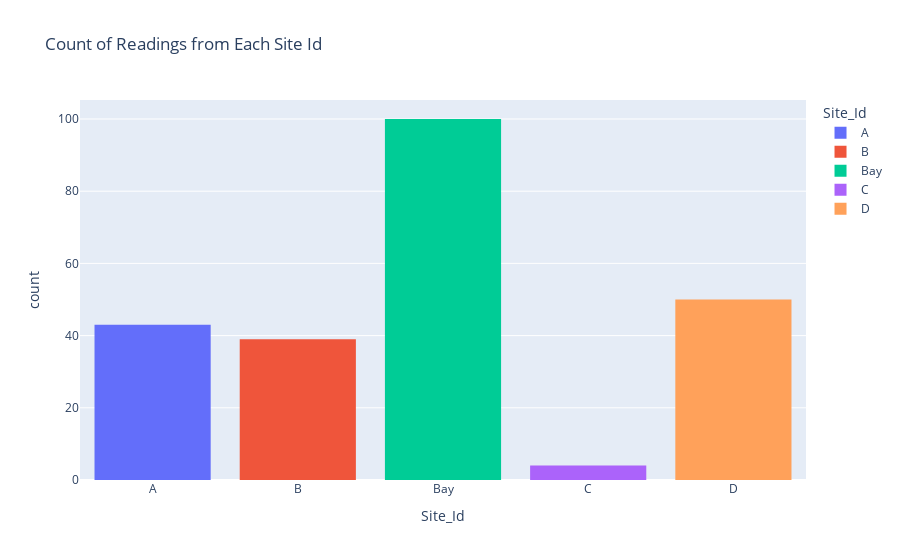
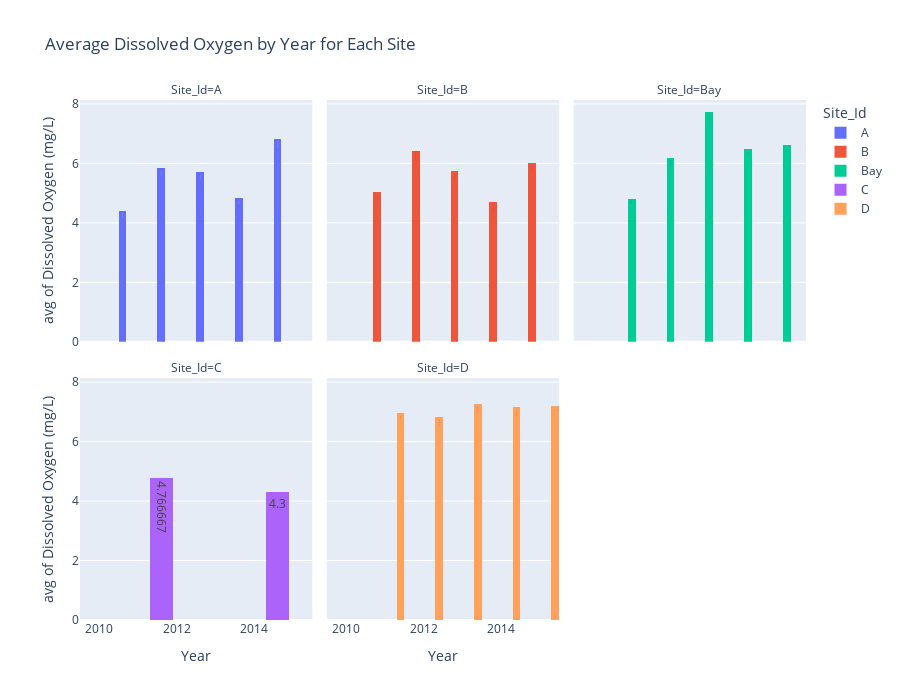

Notebook cell for these charts, in order:
### Markdown cell above
# Description of how else to enhance the graph

Interactive Elements: Integrate zooming, panning, and tooltips for exploration.

Additional Data Layers: Explore adding layers like generations or legendary/non-legendary categorization.

### Code cell
# Group-2
import matplotlib.pyplot as plt
import plotly.express as px
import numpy as np

# Load Water Quality dataset
Water_Quality = pd.read_csv("C:\\Users\\srika\\Interactive_data\\wq.csv")

# Histograms
fig_hist_site = px.histogram(Water_Quality, x="Site_Id", histfunc='count', color='Site_Id',
                             title='Count of Readings from Each Site Id')
fig_avg_do_by_site_year = px.histogram(Water_Quality, x='Year', y='Dissolved Oxygen (mg/L)', color="Site_Id",
                                       barmode='group', histfunc='avg',
                                       facet_col='Site_Id', facet_col_wrap=3, text_auto=True,
                                       height=700, title='Average Dissolved Oxygen by Year for Each Site')


# violin plot of water depth by site ID

# Extract unique Site IDs and corresponding data
Site_Id= Water_Quality['Site_Id'].unique()
fig_violin_depth_site = [Water_Quality[Water_Quality['Site_Id'] == site]['Water Depth (m)'].values for site in Site_Id]

# Create a violin plot
plt.violinplot(fig_violin_depth_site, showmeans=False, showmedians=True)

# Set x-axis ticks and labels
plt.xticks(ticks=np.arange(1, len(Site_Id) + 1), labels=Site_Id)

# Set labels and title
plt.xlabel('Site ID')
plt.ylabel('Water Depth (m)')
plt.title('Violin Plot of Water Depth by Site ID')


fig_hist_site.show()
fig_avg_do_by_site_year.show()

### Figure 1 — Plotly figure (JSON) as saved in the notebook; plotly's stock layout.template omitted (floating-point values rounded to 4 significant figures)
{"data": [{"alignmentgroup": "True", "bingroup": "x", "histfunc": "count", "hovertemplate": "Site_Id=%{x}<br>count=%{y}<extra></extra>", "legendgroup": "A", "marker": {"color": "#636efa", "pattern": {"shape": ""}}, "name": "A", "offsetgroup": "A", "orientation": "v", "showlegend": true, "type": "histogram", "x": ["A", "A", "A", "A", "A", "A", "A", "A", "A", "A", "A", "A", "A", "A", "A", "A", "A", "A", "A", "A", "A", "A", "A", "A", "A", "A", "A", "A", "A", "A", "A", "A", "A", "A", "A", "A", "A", "A", "A", "A", "A", "A", "A"], "xaxis": "x", "yaxis": "y"}, {"alignmentgroup": "True", "bingroup": "x", "histfunc": "count", "hovertemplate": "Site_Id=%{x}<br>count=%{y}<extra></extra>", "legendgroup": "B", "marker": {"color": "#EF553B", "pattern": {"shape": ""}}, "name": "B", "offsetgroup": "B", "orientation": "v", "showlegend": true, "type": "histogram", "x": ["B", "B", "B", "B", "B", "B", "B", "B", "B", "B", "B", "B", "B", "B", "B", "B", "B", "B", "B", "B", "B", "B", "B", "B", "B", "B", "B", "B", "B", "B", "B", "B", "B", "B", "B", "B", "B", "B", "B"], "xaxis": "x", "yaxis": "y"}, {"alignmentgroup": "True", "bingroup": "x", "histfunc": "count", "hovertemplate": "Site_Id=%{x}<br>count=%{y}<extra></extra>", "legendgroup": "Bay", "marker": {"color": "#00cc96", "pattern": {"shape": ""}}, "name": "Bay", "offsetgroup": "Bay", "orientation": "v", "showlegend": true, "type": "histogram", "x": ["Bay", "Bay", "Bay", "Bay", "Bay", "Bay", "Bay", "Bay", "Bay", "Bay", "Bay", "Bay", "Bay", "Bay", "Bay", "Bay", "Bay", "Bay", "Bay", "Bay", "Bay", "Bay", "Bay", "Bay", "Bay", "Bay", "Bay", "Bay", "Bay", "Bay", "Bay", "Bay", "Bay", "Bay", "Bay", "Bay", "Bay", "Bay", "Bay", "Bay", "Bay", "Bay", "Bay", "Bay", "Bay", "Bay", "Bay", "Bay", "Bay", "Bay", "Bay", "Bay", "Bay", "Bay", "Bay", "Bay", "Bay", "Bay", "Bay", "Bay", "Bay", "Bay", "Bay", "Bay", "Bay", "Bay", "Bay", "Bay", "Bay", "Bay", "Bay", "Bay", "Bay", "Bay", "Bay", "Bay", "Bay", "Bay", "Bay", "Bay", "Bay", "Bay", "Bay", "Bay", "Bay", "Bay", "Bay", "Bay", "Bay", "Bay", "Bay", "Bay", "Bay", "Bay", "Bay", "Bay", "Bay", "Bay", "Bay", "Bay"], "xaxis": "x", "yaxis": "y"}, {"alignmentgroup": "True", "bingroup": "x", "histfunc": "count", "hovertemplate": "Site_Id=%{x}<br>count=%{y}<extra></extra>", "legendgroup": "C", "marker": {"color": "#ab63fa", "pattern": {"shape": ""}}, "name": "C", "offsetgroup": "C", "orientation": "v", "showlegend": true, "type": "histogram", "x": ["C", "C", "C", "C"], "xaxis": "x", "yaxis": "y"}, {"alignmentgroup": "True", "bingroup": "x", "histfunc": "count", "hovertemplate": "Site_Id=%{x}<br>count=%{y}<extra></extra>", "legendgroup": "D", "marker": {"color": "#FFA15A", "pattern": {"shape": ""}}, "name": "D", "offsetgroup": "D", "orientation": "v", "showlegend": true, "type": "histogram", "x": ["D", "D", "D", "D", "D", "D", "D", "D", "D", "D", "D", "D", "D", "D", "D", "D", "D", "D", "D", "D", "D", "D", "D", "D", "D", "D", "D", "D", "D", "D", "D", "D", "D", "D", "D", "D", "D", "D", "D", "D", "D", "D", "D", "D", "D", "D", "D", "D", "D", "D"], "xaxis": "x", "yaxis": "y"}], "layout": {"barmode": "relative", "legend": {"title": {"text": "Site_Id"}, "tracegroupgap": 0}, "title": {"text": "Count of Readings from Each Site Id"}, "xaxis": {"anchor": "y", "categoryarray": ["A", "B", "Bay", "C", "D"], "categoryorder": "array", "domain": [0, 1], "title": {"text": "Site_Id"}}, "yaxis": {"anchor": "x", "domain": [0, 1], "title": {"text": "count"}}}}

### Figure 2 — Plotly figure (JSON) as saved in the notebook; plotly's stock layout.template omitted (floating-point values rounded to 4 significant figures)
{"data": [{"alignmentgroup": "True", "bingroup": "x", "histfunc": "avg", "hovertemplate": "Site_Id=A<br>Year=%{x}<br>avg of Dissolved Oxygen (mg/L)=%{y}<extra></extra>", "legendgroup": "A", "marker": {"color": "#636efa", "pattern": {"shape": ""}}, "name": "A", "offsetgroup": "A", "orientation": "v", "showlegend": true, "texttemplate": "%{value}", "type": "histogram", "x": [2013, 2012, 2014, 2011, 2015, 2014, 2013, 2014, 2015, 2012, 2014, 2011, 2014, 2015, 2012, 2011, 2015, 2013, 2012, 2015, 2011, 2012, 2014, 2011, 2013, 2014, 2015, 2013, 2012, 2011, 2014, 2013, 2015, 2011, 2014, 2015, 2013, 2012, 2014, 2013, 2012, 2011, 2015], "xaxis": "x4", "y": [6.9, 8.2, 6.8, 4, 6.7, 6.4, 7, 7.2, 6.5, 9, 7.3, 8, 6, 9.7, 5.8, 3, 7.8, 5.9, 7, 4, 4, 4.5, 3, 2.4, 5.6, 0, 5.1, 6.1, 4.9, 5.7, 4, 4.1, 6, 3.2, 3, 5.7, 5.3, 3, 4.6, 4.8, 4.3, 5, 10], "yaxis": "y4"}, {"alignmentgroup": "True", "bingroup": "x", "histfunc": "avg", "hovertemplate": "Site_Id=B<br>Year=%{x}<br>avg of Dissolved Oxygen (mg/L)=%{y}<extra></extra>", "legendgroup": "B", "marker": {"color": "#EF553B", "pattern": {"shape": ""}}, "name": "B", "offsetgroup": "B", "orientation": "v", "showlegend": true, "texttemplate": "%{value}", "type": "histogram", "x": [2012, 2011, 2011, 2015, 2012, 2014, 2011, 2014, 2015, 2012, 2014, 2013, 2011, 2014, 2015, 2012, 2012, 2013, 2011, 2015, 2013, 2012, 2012, 2014, 2013, 2014, 2015, 2013, 2012, 2011, 2014, 2015, 2011, 2014, 2015, 2013, 2012, 2014, 2015], "xaxis": "x5", "y": [6, 7.2, 3, 6, 7.1, 5.9, 7.9, 6.2, 8, 9.7, 6.3, 5, 5, 8.1, 7.6, 7.5, 6.3, 7.6, 3.9, 10, 5.8, 7, 6.7, 3.86, 4.2, 0, 4, 5.4, 4.5, 5.8, 6, 7, 2.4, 2.4, 3.2, 6.4, 2.9, 3.7, 2.3], "yaxis": "y5"}, {"alignmentgroup": "True", "bingroup": "x", "histfunc": "avg", "hovertemplate": "Site_Id=Bay<br>Year=%{x}<br>avg of Dissolved Oxygen (mg/L)=%{y}<extra></extra>", "legendgroup": "Bay", "marker": {"color": "#00cc96", "pattern": {"shape": ""}}, "name": "Bay", "offsetgroup": "Bay", "orientation": "v", "showlegend": true, "texttemplate": "%{value}", "type": "histogram", "x": [2013, 2012, 2014, 2011, 2015, 2013, 2012, 2014, 2011, 2015, 2011, 2015, 2014, 2013, 2011, 2012, 2015, 2011, 2013, 2014, 2015, 2013, 2011, 2012, 2015, 2012, 2013, 2012, 2015, 2014, 2014, 2011, 2015, 2013, 2011, 2014, 2013, 2012, 2015, 2014, 2013, 2011, 2012, 2014, 2013, 2011, 2015, 2014, 2013, 2012, 2013, 2012, 2011, 2015, 2012, 2013, 2011, 2015, 2012, 2014, 2012, 2013, 2011, 2014, 2015, 2013, 2015, 2014, 2015, 2013, 2012, 2011, 2014, 2013, 2011, 2013, 2011, 2012, 2014, 2015, 2013, 2011, 2014, 2011, 2014, 2015, 2013, 2012, 2015, 2014, 2013, 2014, 2012, 2011, 2015, 2014, 2013, 2012, 2011, 2015], "xaxis": "x6", "y": [8.5, 6.9, 8.7, 6.2, 8.3, 8.7, 6.5, 7.3, 3.1, 8.9, 4.2, 4.9, 6.5, 7.9, 7.4, 4.8, 5.5, 5.2, 9.8, 7, 5.5, 7.1, 7.3, 8.9, 6.6, 7.6, 8.35, 8.4, 7.9, 7.6, 9.8, 7.8, 8.7, 7, 7.9, 8.8, 7.7, 6.2, 9.2, 6.9, 8.5, 3.8, 5.3, 8.2, 10, 3.3, 10, 10, 10, 7.2, 8, 6.5, 3.5, 7.1, 7.1, 8.9, 5.2, 8.2, 5.3, 7.3, 6.1, 6.1, 3.7, 6.8, 6.3, 8.2, 4.3, 5.4, 5, 6.9, 3.9, 5.6, 4.2, 6.7, 3.2, 6.8, 3, 5.9, 3.7, 7, 5.9, 2, 4.2, 3.5, 3.9, 6.3, 6, 6.1, 5, 3.9, 6.8, 2.7, 5, 5.3, 4.5, 7, 6.1, 3.7, 5, 2.9], "yaxis": "y6"}, {"alignmentgroup": "True", "bingroup": "x", "histfunc": "avg", "hovertemplate": "Site_Id=C<br>Year=%{x}<br>avg of Dissolved Oxygen (mg/L)=%{y}<extra></extra>", "legendgroup": "C", "marker": {"color": "#ab63fa", "pattern": {"shape": ""}}, "name": "C", "offsetgroup": "C", "orientation": "v", "showlegend": true, "texttemplate": "%{value}", "type": "histogram", "x": [2011, 2011, 2011, 2014], "xaxis": "x", "y": [5.1, 5.6, 3.6, 4.3], "yaxis": "y"}, {"alignmentgroup": "True", "bingroup": "x", "histfunc": "avg", "hovertemplate": "Site_Id=D<br>Year=%{x}<br>avg of Dissolved Oxygen (mg/L)=%{y}<extra></extra>", "legendgroup": "D", "marker": {"color": "#FFA15A", "pattern": {"shape": ""}}, "name": "D", "offsetgroup": "D", "orientation": "v", "showlegend": true, "texttemplate": "%{value}", "type": "histogram", "x": [2011, 2015, 2012, 2014, 2015, 2012, 2014, 2013, 2012, 2013, 2015, 2012, 2013, 2012, 2015, 2014, 2011, 2015, 2012, 2015, 2013, 2014, 2013, 2012, 2014, 2011, 2012, 2013, 2015, 2012, 2013, 2014, 2015, 2015, 2012, 2011, 2011, 2012, 2014, 2013, 2014, 2015, 2013, 2012, 2014, 2013, 2012, 2011, 2013, 2015], "xaxis": "x2", "y": [10, 9, 7.2, 7.9, 9, 5.5, 7.6, 7, 5.8, 9.6, 6.6, 8.6, 8.65, 8.8, 6.6, 9.7, 9.8, 6.2, 10, 10, 9.8, 8.2, 10, 9.5, 8.2, 6.9, 7.4, 8.6, 7.4, 6.1, 5.5, 6.6, 7.7, 5.8, 5, 4.8, 5.6, 4.2, 5.3, 3.8, 5.8, 6.1, 4.2, 5.5, 5.3, 6.8, 5.2, 4.6, 6.1, 4.8], "yaxis": "y2"}], "layout": {"annotations": [{"font": {}, "showarrow": false, "text": "Site_Id=C", "x": 0.16, "xanchor": "center", "xref": "paper", "y": 0.465, "yanchor": "bottom", "yref": "paper"}, {"font": {}, "showarrow": false, "text": "Site_Id=D", "x": 0.5, "xanchor": "center", "xref": "paper", "y": 0.465, "yanchor": "bottom", "yref": "paper"}, {"font": {}, "showarrow": false, "text": "Site_Id=A", "x": 0.16, "xanchor": "center", "xref": "paper", "y": 1.0, "yanchor": "bottom", "yref": "paper"}, {"font": {}, "showarrow": false, "text": "Site_Id=B", "x": 0.5, "xanchor": "center", "xref": "paper", "y": 1.0, "yanchor": "bottom", "yref": "paper"}, {"font": {}, "showarrow": false, "text": "Site_Id=Bay", "x": 0.84, "xanchor": "center", "xref": "paper", "y": 1.0, "yanchor": "bottom", "yref": "paper"}], "barmode": "group", "height": 700, "legend": {"title": {"text": "Site_Id"}, "tracegroupgap": 0}, "title": {"text": "Average Dissolved Oxygen by Year for Each Site"}, "xaxis": {"anchor": "y", "domain": [0, 0.32], "title": {"text": "Year"}}, "xaxis2": {"anchor": "y2", "domain": [0.34, 0.66], "matches": "x", "title": {"text": "Year"}}, "xaxis3": {"anchor": "y3", "domain": [0.68, 1.0], "matches": "x", "title": {"text": "Year"}}, "xaxis4": {"anchor": "y4", "domain": [0, 0.32], "matches": "x", "showticklabels": false}, "xaxis5": {"anchor": "y5", "domain": [0.34, 0.66], "matches": "x", "showticklabels": false}, "xaxis6": {"anchor": "y6", "domain": [0.68, 1.0], "matches": "x", "showticklabels": false}, "yaxis": {"anchor": "x", "domain": [0, 0.465], "title": {"text": "avg of Dissolved Oxygen (mg/L)"}}, "yaxis2": {"anchor": "x2", "domain": [0, 0.465], "matches": "y", "showticklabels": false}, "yaxis3": {"anchor": "x3", "domain": [0, 0.465], "matches": "y", "showticklabels": false}, "yaxis4": {"anchor": "x4", "domain": [0.535, 1.0], "matches": "y", "title": {"text": "avg of Dissolved Oxygen (mg/L)"}}, "yaxis5": {"anchor": "x5", "domain": [0.535, 1.0], "matches": "y", "showticklabels": false}, "yaxis6": {"anchor": "x6", "domain": [0.535, 1.0], "matches": "y", "showticklabels": false}}}
